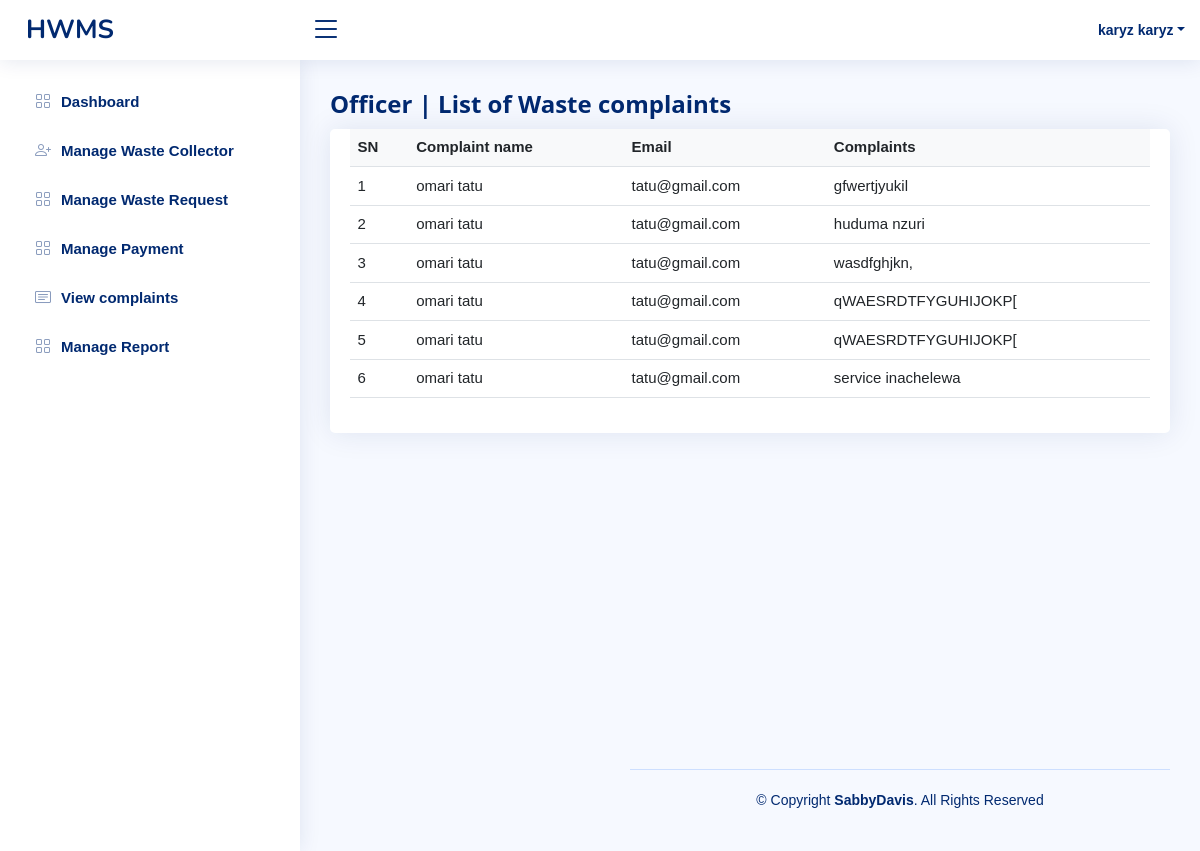
Page /officer/complaints.php (signed in) on the committed database.
### tables this page shows
CREATE TABLE `users` (
  `user_id` int(11) NOT NULL,
  `fname` varchar(100) NOT NULL,
  `lname` varchar(100) NOT NULL,
  `email` varchar(100) NOT NULL,
  `password` varchar(255) NOT NULL,
  `address_id` int(11) NOT NULL,
  `contact` varchar(50) NOT NULL,
  `status` int(11) NOT NULL DEFAULT 0,
  `role_id` int(11) NOT NULL DEFAULT 1
);

CREATE TABLE `complaints` (
  `maoni_id` int(11) NOT NULL,
  `fname` varchar(255) NOT NULL,
  `email` varchar(255) NOT NULL,
  `complaint` varchar(255) NOT NULL
);

### officer/complaints.php (the view, shortened to what this page needs)
<?php
require_once('../app/connection.php');
$user_id = $_SESSION['id'];
if (empty($user_id)) {
    header('location:../index.php');
} else {
    $query = "select * from users where user_id =$user_id ";
    $send = mysqli_query($con, $query);
    $rows = mysqli_fetch_assoc($send);
}
?>
<!DOCTYPE html>
<html lang="en">
<head>
    <link href="../assets/vendor/bootstrap/css/bootstrap.min.css" rel="stylesheet">
    <link href="../assets/vendor/bootstrap-icons/bootstrap-icons.css" rel="stylesheet">
    <link href="../assets/vendor/boxicons/css/boxicons.min.css" rel="stylesheet">
    <link href="../assets/vendor/quill/quill.snow.css" rel="stylesheet">
    <link href="../assets/vendor/quill/quill.bubble.css" rel="stylesheet">
    <link href="../assets/vendor/remixicon/remixicon.css" rel="stylesheet">
    <link href="../assets/vendor/simple-datatables/style.css" rel="stylesheet">
    <link href="../assets/css/style.css" rel="stylesheet">
    <link rel="stylesheet" href="../assets/css/w3.css">
</head>
<body>
    <header id="header" class="header fixed-top d-flex align-items-center">
        <div class="d-flex align-items-center justify-content-between">
            <a href="index.html" class="logo d-flex align-items-center">
                <span class="d-none d-lg-block">HWMS</span>
            </a>
            <i class="bi bi-list toggle-sidebar-btn"></i>
        </div>
            <nav class="header-nav ms-auto">
                <ul class="d-flex align-items-center">
                    <li class="nav-item dropdown pe-3">
                        <a class="nav-link nav-profile d-flex align-items-center pe-0" href="#" data-bs-toggle="dropdown">
                            <span class="d-none d-md-block dropdown-toggle ps-2"> <?php echo $rows['lname'] . " " . $rows['fname']; ?></span>
                        </a>
                    </li>
                </ul>
            </nav>
    </header>
    <aside id="sidebar" class="sidebar">
        <ul class="sidebar-nav" id="sidebar-nav">
            <li class="nav-item">
                <a class="nav-link collapsed" href="officerDashboard.php">
                    <i class="bi bi-grid"></i>
                    <span>Dashboard</span>
                </a>
            </li>
            <li class="nav-item">
                <a class="nav-link collapsed" href="waste_collector.php">
                    <i class="bi bi-person-plus"></i>
                    <span>Manage Waste Collector</span>
                </a>
            </li>
            <li class="nav-item">
                <a class="nav-link collapsed" href="waste_request.php">
                    <i class="bi bi-grid"></i>
                    <span>Manage Waste Request</span>
                </a>
            </li>
            <li class="nav-item">
                <a class="nav-link collapsed" href="waste_payment.php">
                    <i class="bi bi-grid"></i>
                    <span>Manage Payment</span>
                </a>
            </li>
            <li class="nav-item">
                <a class="nav-link collapsed" href="complaints.php">
                    <i class="bi bi-card-text"></i>
                    <span>View complaints</span>
                </a>
            </li>
            <li class="nav-item">
                <a class="nav-link collapsed" href="status.php">
                    <i class="bi bi-grid"></i>
                    <span>Manage Report</span>
                </a>
            </li>
        </ul>
    </aside>
    <main id="main" class="main">
        <div class="pagetitle">
            <h1>Officer | List of Waste complaints </h1>
        </div>
        <section class="section" style="height:80vh;">
            <div class="col-md-12">
                <div class="panel panel-primary filterable ">
                    <section class="section">
                        <div class="row">
                            <div class="col-lg-12">
                                <div class="card">
                                    <div class="card-body">
                                        <table class="table datatable table-responsive">
                                            <?php
                                            $select = "SELECT * FROM complaints ";
                                            $result = mysqli_query($con, $select);
                                            if (mysqli_num_rows($result) > 0) {
                                            ?>
                                                <thead>
                                                    <tr class="bg-light text-dark">
                                                        <th class="">SN</th>
                                                        <th class=" col" colspan="">Complaint name</th>
                                                        <th class="col">Email</th>
                                                        <th class="col">Complaints</th>
                                                    </tr>
                                                </thead>
                                                <tbody>
                                                    <?php
                                                    $sn = 1;
                                                    while ($waste = mysqli_fetch_assoc($result)) {
                                                        $waste_name = $waste['fname'];
                                                        $email = $waste['email'];
                                                        $complaint = $waste['complaint'];
                                                    ?>
                                                        <tr id="<?php echo $waste['id']; ?>" class="id" style="text-align: ;">
                                                            <td class="col"><?php echo $sn++; ?></td>
                                                            <td class="col" colspan=""><?php echo $waste_name ?> </td>
                                                            <td class="col"><?php echo $email;  ?></td>
                                                            <td class="col"><?php echo $complaint; ?></td>
                                                        </tr>
                                                <?php
                                                    }
                                                } else {
                                                    echo "No Records";
                                                }
                                                ?>
                                                </tbody>
                                        </table>
                                    </div>
                                </div>
                            </div>
                        </div>
                    </section>
                </div>
            </div>
        </section>
        <footer id="footer" class="footer">
            <div class="copyright">
                &copy; Copyright <strong><span>SabbyDavis</span></strong>. All Rights Reserved
            </div>
        </footer>
</body>
</html>

### assets/css/style.css (style rules this page uses)
:root { scroll-behavior: smooth; }
body { font-family: "Open Sans", sans-serif; background: #f6f9ff; color: #444444; }
a { color: #4154f1; text-decoration: none; }
h1, h2, h3, h4, h5, h6 { font-family: "Nunito", sans-serif; }
#main { margin-top: 60px; padding: 20px 30px; transition: all 0.3s; }
.pagetitle { margin-bottom: 10px; }
.pagetitle h1 { font-size: 24px; margin-bottom: 0; font-weight: 600; color: #012970; }
.card { margin-bottom: 30px; border: none; border-radius: 5px; box-shadow: 0px 0 30px rgba(1, 41, 112, 0.1); }
.card-body { padding: 0 20px 20px 20px; }
.logo { line-height: 1; }
@media (min-width: 1200px) { .logo { width: 280px; } }
.logo span { font-size: 26px; font-weight: 700; color: #012970; font-family: "Nunito", sans-serif; }
.header { transition: all 0.5s; z-index: 997; height: 60px; box-shadow: 0px 2px 20px rgba(1, 41, 112, 0.1); background-color: #fff; padding-left: 20px; }
.header .toggle-sidebar-btn { font-size: 32px; padding-left: 10px; cursor: pointer; color: #012970; }
.header-nav ul { list-style: none; }
.header-nav>ul { margin: 0; padding: 0; }
.header-nav .nav-profile { color: #012970; }
.header-nav .nav-profile span { font-size: 14px; font-weight: 600; }
.sidebar { position: fixed; top: 60px; left: 0; bottom: 0; width: 300px; z-index: 996; transition: all 0.3s; padding: 20px; overflow-y: auto; scrollbar-width: thin; scrollbar-color: #aab7cf transparent; box-shadow: 0px 0px 20px rgba(1, 41, 112, 0.1); background-color: #fff; }
@media (min-width: 1200px) { #main, #footer { margin-left: 300px; } }
.sidebar-nav { padding: 0; margin: 0; list-style: none; }
.sidebar-nav li { padding: 0; margin: 0; list-style: none; }
.sidebar-nav .nav-item { margin-bottom: 5px; }
.sidebar-nav .nav-link { display: flex; align-items: center; font-size: 15px; font-weight: 600; color: #4154f1; transition: 0.3; background: #f6f9ff; padding: 10px 15px; border-radius: 4px; }
.sidebar-nav .nav-link i { font-size: 16px; margin-right: 10px; color: #4154f1; }
.sidebar-nav .nav-link.collapsed { color: #012970; background: #fff; }
.sidebar-nav .nav-link.collapsed i { color: #899bbd; }
.footer { padding: 20px 0; font-size: 14px; transition: all 0.3s; border-top: 1px solid #cddfff; }
.footer .copyright { text-align: center; color: #012970; }

### assets/css/w3.css (style rules this page uses)
*,*:before,*:after { box-sizing:inherit }
html { -ms-text-size-adjust:100%;-webkit-text-size-adjust:100% }
body { margin:0 }
article,aside,details,figcaption,figure,footer,header,main,menu,nav,section { display:block }
a { background-color:transparent }
b,strong { font-weight:bolder }
html,body { font-family:Verdana,sans-serif;font-size:15px;line-height:1.5 }
html { overflow-x:hidden }
h1 { font-size:36px }
h1,h2,h3,h4,h5,h6 { font-family:"Segoe UI",Arial,sans-serif;font-weight:400;margin:10px 0 }
a { color:inherit }
.w3-main,#main { transition:margin-left .4s }

### rows in the picture
users: lname "karyz", fname "karyz"
complaints: fname "omari tatu", email "tatu@gmail.com", complaint "gfwertjyukil"
complaints: fname "omari tatu", email "tatu@gmail.com", complaint "huduma nzuri"
complaints: fname "omari tatu", email "tatu@gmail.com", complaint "wasdfghjkn,"
complaints: fname "omari tatu", email "tatu@gmail.com", complaint "qWAESRDTFYGUHIJOKP["
complaints: fname "omari tatu", email "tatu@gmail.com", complaint "qWAESRDTFYGUHIJOKP["
complaints: fname "omari tatu", email "tatu@gmail.com", complaint "service inachelewa"
